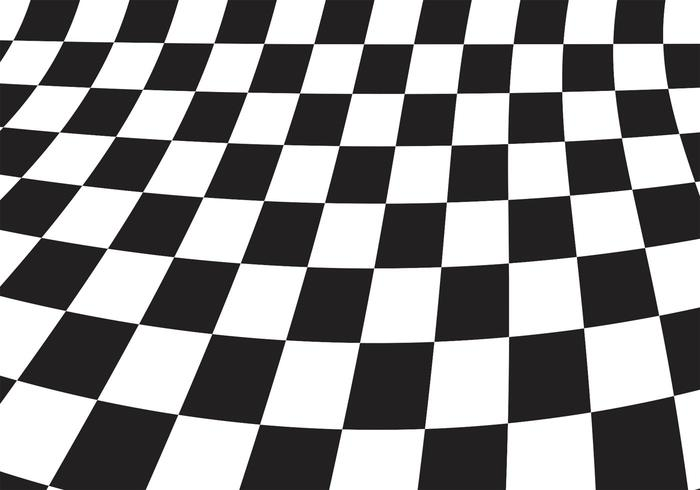
#> input picture data/checkerboard.jpg, 700 x 490 px
$ jupyter execute 'Harris Corner Detection.ipynb'
#> lines starting #> are read from the running program, lines starting #| are printed output that depends on the picture; after the words box and inside, x2 and y2 are one past the last pixel; in counts of white or black regions, pixels touching at a corner belong together
# Harris Corner Detector

### The Harris Corner Detection Algorithm (Szeliski)
1. Compute the horizontal and vertical derivatives of image Ix and Iy by convolving the original image with derivatives of Gaussian <br>
2. Compute three images corresponding to the outer products of these gradients<br>
3. Convolve each image with a larger Gaussian<br>
4. Compute a scalar interest measure R (corner response)<br>
5. Find local maxima above a certain threshold and report them as detected feature point locations

[cell 1]
from skimage.io import imread        # Import images
from skimage.color import rgb2gray   # Converts colors to gray
from scipy import signal as sig      # Spatial Derivativess
import numpy as np                   # Data analysis
import matplotlib.pyplot as plt      # Plot images

[cell 2]
# Convert to grayscale
img = imread('data/checkerboard.jpg')
#> img is the input picture: shape (490, 700, 3); mean R, G, B 143.7, 142.8, 143.3

imggray = rgb2gray(img)

plt.imshow(img)
plt.show()

1. Compute the horizontal and vertical gradients (Krishnan uses Sobel filtering)

[cell 3]
def gradient_x(imggray):
    ##Sobel operator kernels.
    kernel_x = np.array([[-1, 0, 1],[-2, 0, 2],[-1, 0, 1]])
    return sig.convolve2d(imggray, kernel_x, mode='same')
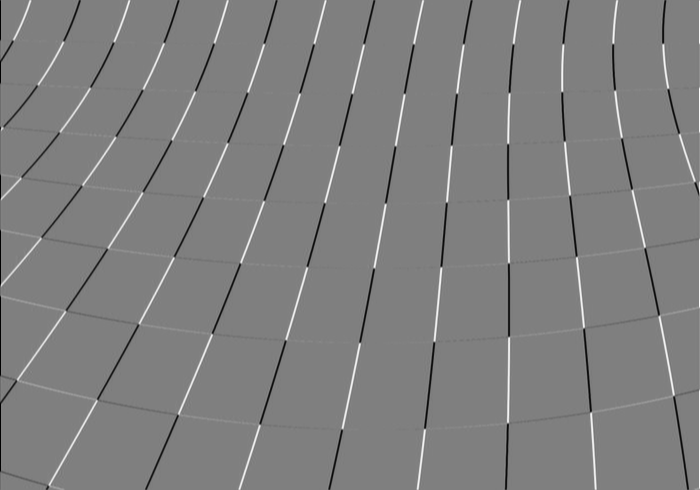
#> returned value: shape (490, 700) float64; min -4, max 4, mean 0.000256; drawn with min black and max white
def gradient_y(imggray):
    kernel_y = np.array([[1, 2, 1], [0, 0, 0], [-1, -2, -1]])
    return sig.convolve2d(imggray, kernel_y, mode='same')
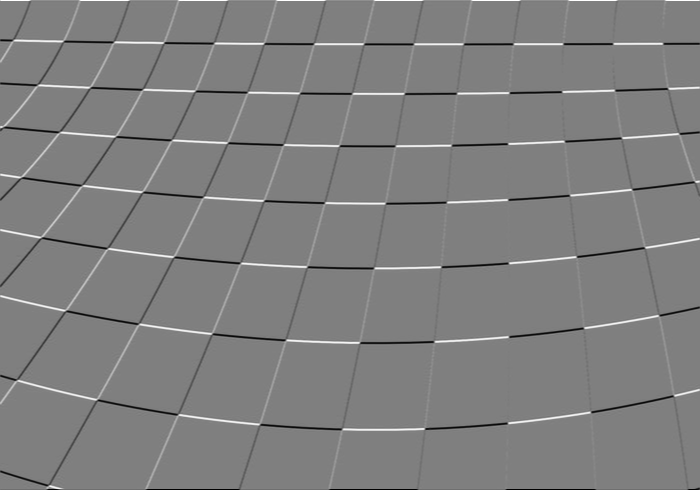
#> returned value: shape (490, 700) float64; min -4, max 4, mean -0.000655; drawn with min black and max white

I_x = gradient_x(imggray)
I_y = gradient_y(imggray)

2. Compute three images corresp. to the outer products

[cell 4]
Ixx = I_x**2
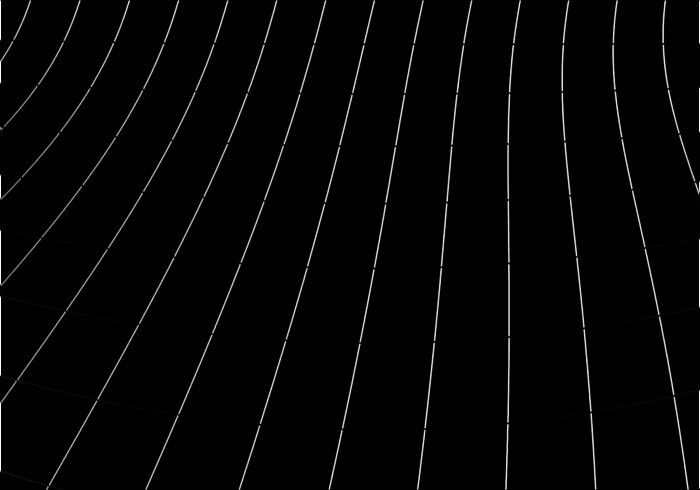
#> Ixx: shape (490, 700) float64; min 0, max 16, mean 0.308; drawn with min black and max white
Ixy = I_y*I_x
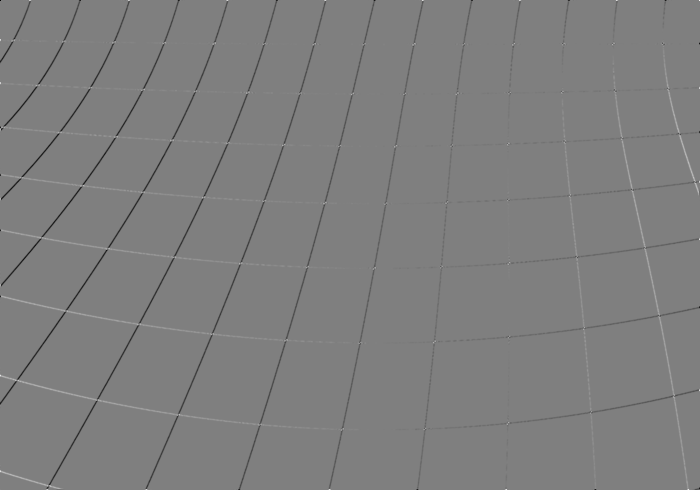
#> Ixy: shape (490, 700) float64; min -9, max 9, mean -0.0519; drawn with min black and max white
Iyy = I_y**2
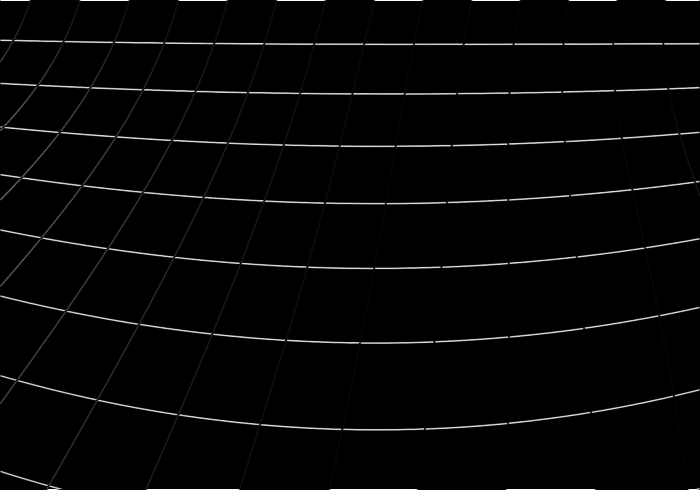
#> Iyy: shape (490, 700) float64; min 0, max 16, mean 0.343; drawn with min black and max white

3. Convolve each image with a larger gaussian <br>
4. Compute R

[cell 5]
height, width = imggray.shape
#> height = 490; width = 700
harris_response = []
window_size = 6
offset = window_size//2

k = 0.23                # Controls the threshold of corner response R

[cell 6]
# Convolution loop for all (x,y)
for y in range(offset, height-offset):
    for x in range(offset, width-offset):
        Sxx = np.sum(Ixx[y-offset:y+1+offset, x-offset:x+1+offset])
        Syy = np.sum(Iyy[y-offset:y+1+offset, x-offset:x+1+offset])
        Sxy = np.sum(Ixy[y-offset:y+1+offset, x-offset:x+1+offset])

        # Corner response computation
        det = (Sxx * Syy) - (Sxy**2)
        trace = Sxx + Syy
        r = det - k*(trace**2)

        harris_response.append([x,y, r])
#> after the loop, harris_response = 335896 items

[cell 7]
img_copy = np.copy(img)

for response in harris_response:
    x, y, r = response
    if r > 0:
        img_copy[y,x] = [255,0,0]
#> this loop made 335896 passes
#> (x, y, r) on passes 1 to 3: (3, 3, 801), (4, 3, -2885.1), (5, 3, -2885.1)
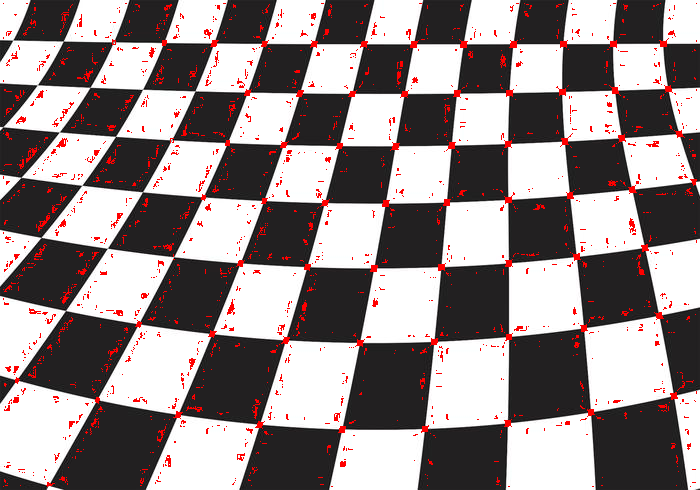
#> img_copy: shape (490, 700, 3); 3.45% of pixels changed, all inside (x1, y1, x2, y2) = (3, 3, 697, 487)


plt.imshow(img_copy)
plt.show()

Voila!

Simple definition of the above for future use.

[cell 8]
def harris_corner(image_location, threshold):
    '''
    Harris Corner Detection


    Inputs:
        image_location = location of image (e.g. 'data/imagename.jpg')
        threshold = "k" threshold for the R corner response. Increase k to have fewer corners

    Outputs:
        Image matrix with the corner positions (height, width, 3). "3" for RGB color
        ***May need only (x,y) coordinates
    '''
#> called with image_location = 'data/checkerboard.jpg', threshold = 0.2
    from skimage.io import imread        # Import images
    from skimage.color import rgb2gray   # Converts colors to gray
    from scipy import signal as sig      # Spatial Derivativess
    import numpy as np                   # Data analysis
    import matplotlib.pyplot as plt      # Plot images

    # Convert image to grayscale
    img = imread(image_location)
    imggray = rgb2gray(img)

    # Find the gradients of image shift
    def gradient_x(imggray):
        ##Sobel operator kernels.
        kernel_x = np.array([[-1, 0, 1],[-2, 0, 2],[-1, 0, 1]])
        return sig.convolve2d(imggray, kernel_x, mode='same')
    def gradient_y(imggray):
        kernel_y = np.array([[1, 2, 1], [0, 0, 0], [-1, -2, -1]])
        return sig.convolve2d(imggray, kernel_y, mode='same')

    I_x = gradient_x(imggray)
    I_y = gradient_y(imggray)

    # Calc the Harris M matrix A, C, B respecively
    Ixx = I_x**2
    Ixy = I_y*I_x
    Iyy = I_y**2

    # Setup to compute 'R' the corner response
    height, width = imggray.shape
#> height = 490; width = 700
    harris_response = []
    window_size = 6
    offset = window_size//2

    k = threshold

    # Convolution loop for all (x,y)
    for y in range(offset, height-offset):
        for x in range(offset, width-offset):
            Sxx = np.sum(Ixx[y-offset:y+1+offset, x-offset:x+1+offset])
            Syy = np.sum(Iyy[y-offset:y+1+offset, x-offset:x+1+offset])
            Sxy = np.sum(Ixy[y-offset:y+1+offset, x-offset:x+1+offset])

            # Corner response computation
            det = (Sxx * Syy) - (Sxy**2)
            trace = Sxx + Syy
            r = det - k*(trace**2)    #Harris Corner Response coefficient

            harris_response.append([x,y, r])
#> after the loop, harris_response = 335896 items

    # If r > 0, then corner
    # If r < 0, then edge
    # If r = 0, then flat
    # img_output = np.copy(img)                                   # On top of original picture
    corner_pos = np.zeros((height, width, 3)).astype(np.uint8)    # Just save the corner positions

    for response in harris_response:
        x, y, r = response
        if r > 0:
            corner_pos[y,x] = [255,0,0]   # [R,G,B]
#> this loop made 335896 passes
#> (response, r) on passes 1 to 3: ([3, 3, 2124], 2124), ([4, 3, -2508.8], -2508.8), ([5, 3, -2508.8], -2508.8)
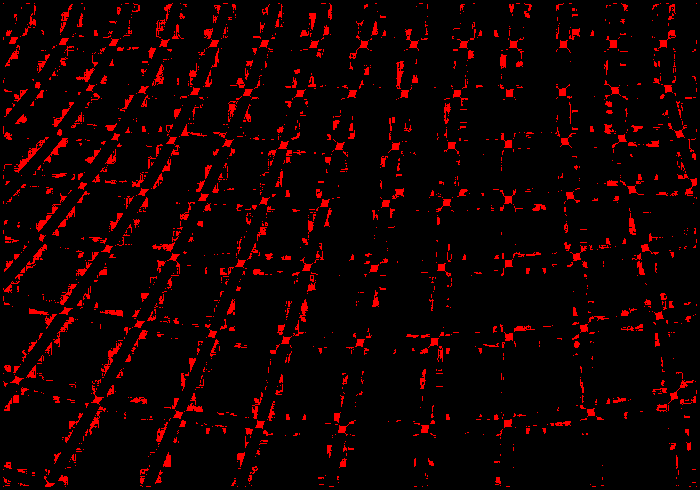
#> corner_pos: shape (490, 700, 3); mean of channels 0, 1, 2 17.7, 0, 0; drawn as R, G, B

    return corner_pos
